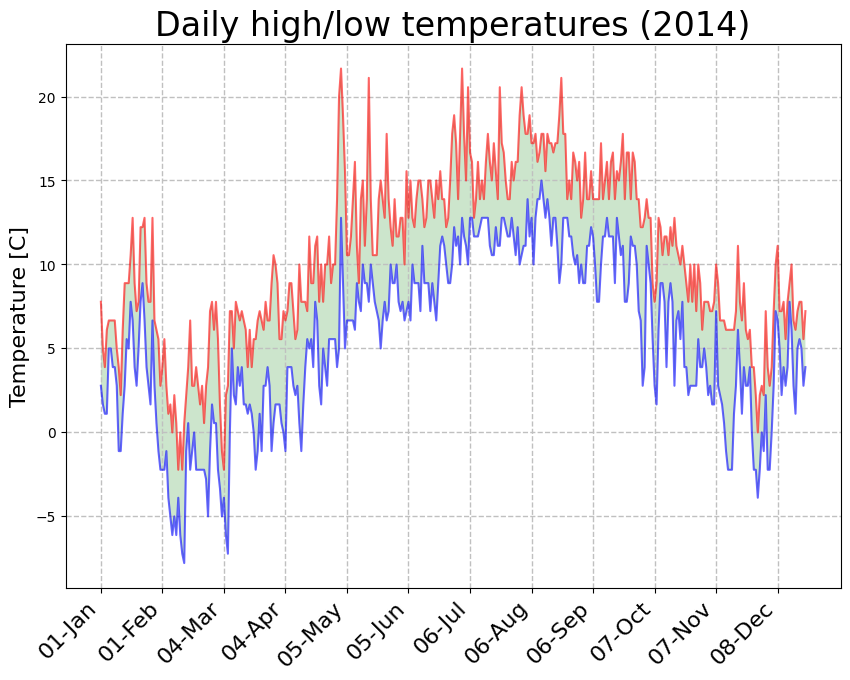

Recreate this plot in Python.

'''
' Script showing an example of .csv file interpretation and visualization.
'''


### LIBRARIES ###

from csv import reader
from datetime import datetime
from matplotlib import pyplot as mpl
from numpy import arange



### PROCESSING ###

fname = 'sitka_weather_2014.csv'                                            # .csv file name

with open(fname) as fid:
    data = reader(fid)                                                      # extract data
    header_row = next(data)
    for idx,val in enumerate(header_row):
        print(idx,val)                                                      # print each header field with corresponding index
    dates, highs, lows = [], [], []
    for row in data:
        highs.append((int(row[1])-32)*5/9)                                  # read daily high temperature (converting from Fahrenheit to Celsius degrees)
        lows.append((int(row[3])-32)*5/9)                                   # read daily low temperature (converting from Fahrenheit to Celsius degrees)
        date = datetime.strptime(row[0], "%Y-%m-%d")                        # read date (YYYY-MM-DD format)
        date = date.strftime('%d')+'-'+date.strftime('%b')                  # convert date format (DD-M_NAME)
        dates.append(date)



### RESULTS ###

entry_span = 31                                                             # day-span for visualization on X-axis
fig = mpl.figure(dpi=100,figsize=(10,8))                                    # set plot dimensions
mpl.plot(dates,highs,c='red',alpha=0.6)                                     # plot high measures ("alpha" controls the color intensity)
mpl.plot(dates, lows, c='blue', alpha=0.6)                                  # plot low measures ("alpha" controls the color intensity)
mpl.fill_between(dates,highs,lows,facecolor='green',alpha=0.2)              # color area between curves
mpl.title("Daily high/low temperatures (2014)",fontsize=24)
mpl.xlabel('',fontsize=16)
mpl.ylabel("Temperature [C]", fontsize=16)
fig.autofmt_xdate()                                                         # format X-axis for better visualization
mpl.xticks(arange(0,len(dates),entry_span),rotation=45,size=16)             # set span resolution on X-axis
mpl.grid(color='silver',linestyle='--',linewidth=1)
mpl.savefig('ex_data_analyzer_.png', bbox_inches='tight')
mpl.show()
